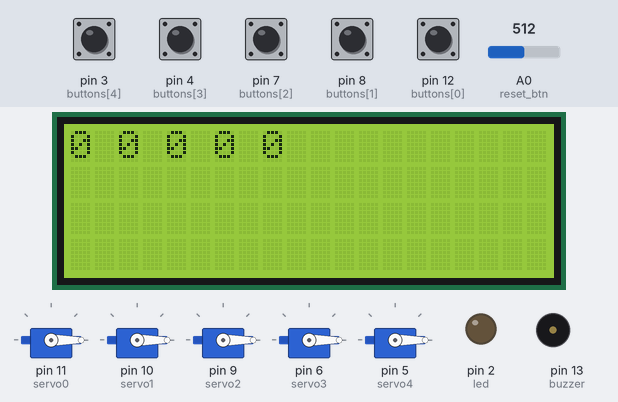
A sketch run on a simulated Arduino Uno, built with avr-gcc and run on an emulated ATmega328P. On the bench: 5 × servo, 20×4 character LCD, output pins drawn as LEDs (lit = HIGH), buzzer (waves = sounding, pin HIGH). Inputs (shaded band) come from the test bench; at power-on: pin 3 (buttons[4]), pin 4 (buttons[3]), pin 7 (buttons[2]), pin 8 (buttons[1]), pin 12 (buttons[0]) HIGH, A0 (reset_btn) = 512. What the sketch prints to the serial monitor is not drawn.

Above: at 1.2 s.
1.3 s: pin 3 (buttons[4]) pulled LOW for 0.15 s
At 2.2 s:
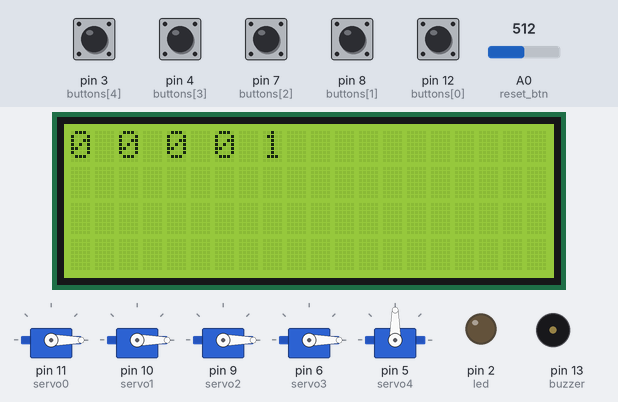
4.4 s: pin 4 (buttons[3]) pulled LOW for 0.15 s
At 5.8 s:
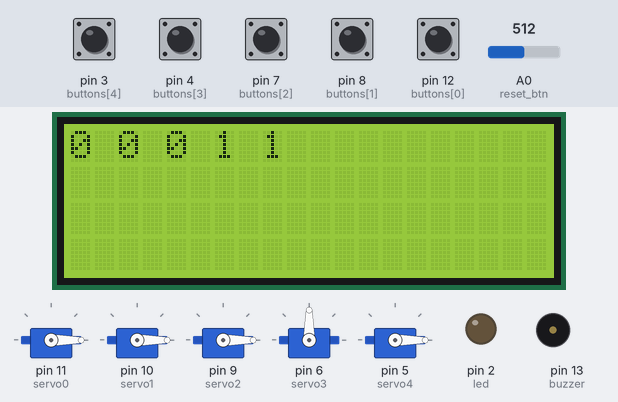
7.5 s: pin 7 (buttons[2]) pulled LOW for 0.15 s
At 9.3 s:
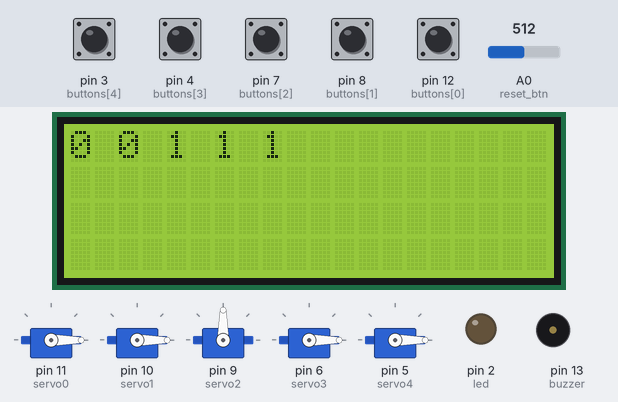
10.6 s: pin 8 (buttons[1]) pulled LOW for 0.15 s
At 11.7 s:
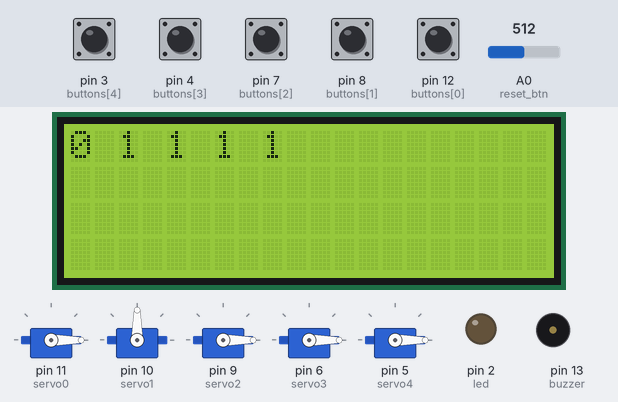
13.7 s: pin 12 (buttons[0]) pulled LOW for 0.15 s
At 15.2 s:
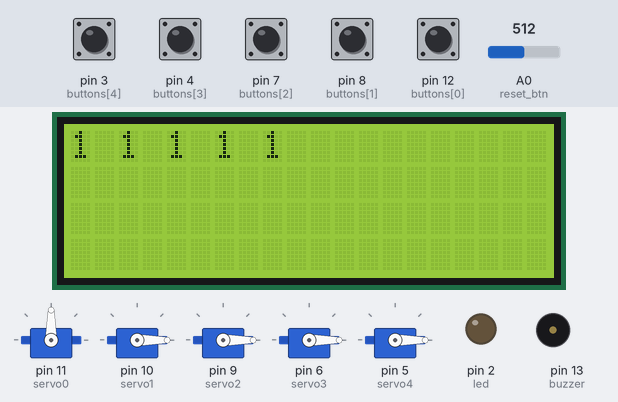
16.8 s: pin 3 (buttons[4]) pulled LOW for 1 s
At 18.8 s:
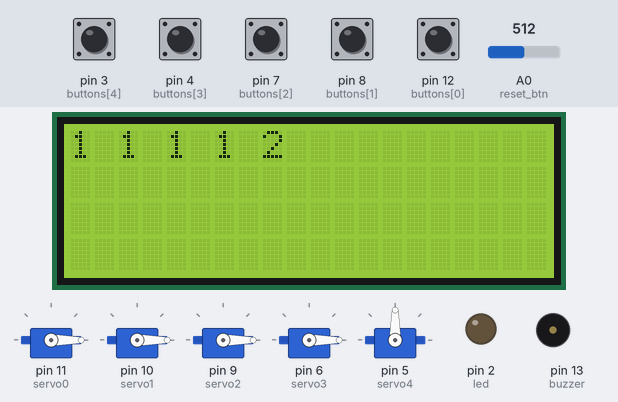
Timing chart, 0 to 20.5 s (numbered marks = the images above; inputs shaded):
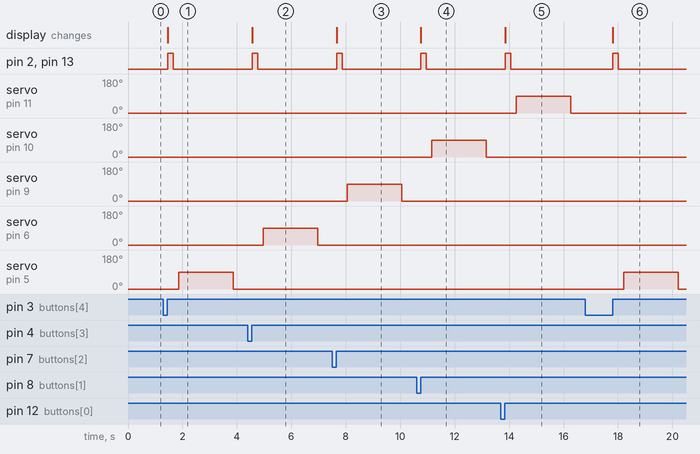

The sketch:

pill_dispensor.ino
```cpp
#include <Servo.h>
Servo servo0, servo1, servo2, servo3, servo4; // Servo, servo0~4 객체 설정

#include <LiquidCrystal_I2C.h>
LiquidCrystal_I2C lcd(0x27, 20, 4); // LiquidCrystal_I2C, lcd 객체 설정

#define NUM 5 // 서보 모터 연결 개수

int reset_btn = A0, led = 2, buzzer = 13; // reset button, led, buzzer 연결 핀 설정

int buttons[NUM] = {12, 8, 7, 4, 3}; // button 연결 핀 배열 설정
int counts[NUM]  = {0, 0, 0, 0, 0}; // count 횟수 배열 설정

void lcd_screen()
{
  lcd.clear(); // lcd 초기화
  lcd.setCursor(0, 0); // lcd 커서 0행 0열 설정
  for (int i = 0; i < NUM; i++)
  {
    lcd.print(counts[i]); // lcd에 count 출력
    lcd.print(" ");

    Serial.print(counts[i]); // Serial 모니터에 count 출력
    Serial.print("  ");
  }
  Serial.println("");
}

void led_buzzer_write(int ms) // led와 buzzer 연결 핀에 ms동안 HIGH 상태 출력
{
  digitalWrite(led, HIGH);
  digitalWrite(buzzer, HIGH);
  delay(ms);
  digitalWrite(led, LOW);
  digitalWrite(buzzer, LOW);
  delay(ms);
}

void servo_write(int i, int ms) // i번째 모터 연결 핀에 90도 출력 후 ms동안 상태 유지, 0도 출력
{
  if (i == 0) {
    servo0.write(90); // 90도 회전
    delay(ms); // 딜레이
    servo0.write(0); // 0도 회전
  }
  else if (i == 1) {
    servo1.write(90);
    delay(ms);
    servo1.write(0);
  }
  else if (i == 2) {
    servo2.write(90);
    delay(ms);
    servo2.write(0);
  }
  else if (i == 3) {
    servo3.write(90);
    delay(ms);
    servo3.write(0);
  }
  else if (i == 4) {
    servo4.write(90);
    delay(ms);
    servo4.write(0);
  }
}
////////////////////////////////////////////////////////////

void setup()
{
  pinMode(reset_btn, INPUT_PULLUP); // reset 핀 input_pullup 설정
  pinMode(led, OUTPUT); // led 핀 출력 설정
  digitalWrite(led, LOW);

  for (int i = 0; i < NUM; i++)
    pinMode(buttons[i], INPUT_PULLUP); // button[i] 핀 input_pullup 설정

  pinMode(buzzer, OUTPUT); // buzzer 핀 출력 설정
  digitalWrite(buzzer, LOW);

  servo0.attach(11); // servo0~5 핀 설정, 0도 초기 출력
  servo0.write(0);
  servo1.attach(10);
  servo1.write(0);
  servo2.attach(9);
  servo2.write(0);
  servo3.attach(6);
  servo3.write(0);
  servo4.attach(5);
  servo4.write(0);

  Serial.begin(9600); // serial 통신 초기화

  lcd.init(); // lcd 시작
  lcd.backlight(); // lcd 백라이트 설정
  lcd_screen(); // lcd 초기 출력
}

void loop()
{
  if (analogRead(reset_btn) == LOW) // reset에 연결된 버튼이 눌렸을 경우
  {
    while (analogRead(reset_btn) == LOW); // 버튼이 눌려있는 상태 동안 유지

    for (int i = 0; i < NUM; i++) // count 배열 0 초기화
      counts[i] = 0;

    for (int i = 0; i < 3; i++)
      led_buzzer_write(200); // 200ms 동안 led, buzzer 출력
  }

  for (int i = 0; i < NUM; i++)
  {
    if (digitalRead(buttons[i]) == LOW) // button[i]에 연결된 버튼이 눌렸을 경우
    {
      while (digitalRead(buttons[i]) == LOW); // 버튼이 눌려있는 상태 동안 유지

      counts[i]++; // count 배열에 i번째 값 1 증가
      lcd_screen(); // lcd 출력

      led_buzzer_write(200); // 200ms 동안 led, buzzer 출력
      servo_write(i, 2000); // i번째 서보모터 90 회전 후 상태 2000ms 유지, 원래 각도로 복귀
    }
  }
  delay(1); // 1ms 지연
}
```

Measured:
- after the input at 1.3 s, pin 2 (led), pin 13 (buzzer): LOW → HIGH after 0.16 s, → LOW 0.20 s later; servo on pin 5 (servo4): 0° → 90° after 0.56 s, → 0° 2.0 s later; the display: changes after 0.16 s (image 1)
- after the input at 4.4 s, pin 2 (led), pin 13 (buzzer): LOW → HIGH after 0.16 s, → LOW 0.20 s later; servo on pin 6 (servo3): 0° → 90° after 0.56 s, → 0° 2.0 s later; the display: changes after 0.16 s (image 2)
- after the input at 7.5 s, pin 2 (led), pin 13 (buzzer): LOW → HIGH after 0.16 s, → LOW 0.20 s later; servo on pin 9 (servo2): 0° → 90° after 0.56 s, → 0° 2.0 s later; the display: changes after 0.16 s (image 3)
- after the input at 10.6 s, pin 2 (led), pin 13 (buzzer): LOW → HIGH after 0.16 s, → LOW 0.20 s later; servo on pin 10 (servo1): 0° → 90° after 0.56 s, → 0° 2.0 s later; the display: changes after 0.16 s (image 4)
- after the input at 13.7 s, pin 2 (led), pin 13 (buzzer): LOW → HIGH after 0.16 s, → LOW 0.20 s later; servo on pin 11 (servo0): 0° → 90° after 0.56 s, → 0° 2.0 s later; the display: changes after 0.16 s (image 5)
- after the input at 16.8 s, pin 2 (led), pin 13 (buzzer): LOW → HIGH after 1.0 s, → LOW 0.20 s later; servo on pin 5 (servo4): 0° → 90° after 1.4 s, → 0° 2.0 s later; the display: changes after 1.0 s (image 6)
